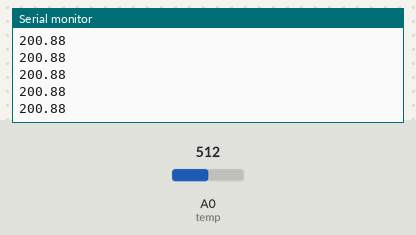
This sketch was run on a simulated Arduino Uno, built with avr-gcc and run on an emulated ATmega328P. Shown: the last lines printed to the serial monitor. The test bench sets the inputs (shaded band); at power-on: A0 (temp) = 512.

Above: at 1.2 s.
1.3 s: A0 (temp) set to 716
At 2.1 s:
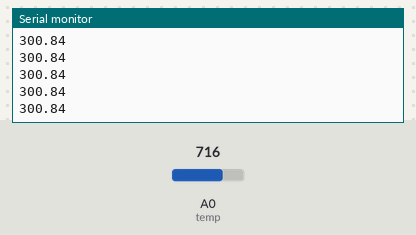
2.8 s: A0 (temp) set to 900
At 3.7 s:
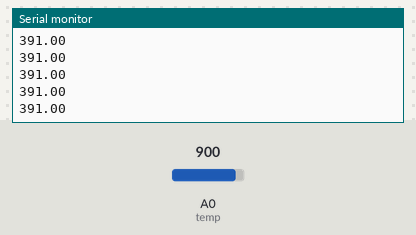
Timing chart, 0 to 5.8 s (numbered marks = the images above; inputs shaded):
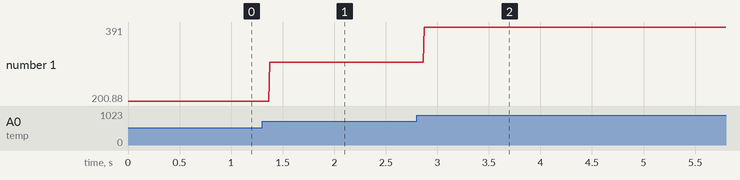

The sketch:

RGB_lab_2.ino
```cpp
#define temp A0

void setup() {
  Serial.begin(9600);
  pinMode(temp, INPUT);


}

/*
  int x;
  double mV;
  double T;
  double ratio = 0.010;
*/

double analogRead_temp(int pin) {
  return (4.9 * analogRead(pin) - 500) / 10;
}

void loop() {

   // x = 0-1024
   // V = 0.00049x
   // T = V/10*10^-3

  /*
   x = analogRead(temp);

   mV = 4.9 * x - 500; // relative to 0 degree
   T = mV/10;
  */

   Serial.println(analogRead_temp(temp));
}
```

Measured:
- after the input at 1.3 s, the serial monitor: prints a new line after 0.07 s (image 1)
- after the input at 2.8 s, the serial monitor: prints a new line after 0.07 s (image 2)
- plotted number 1: 200.88 → 300.84 after the input at 1.3 s, 300.84 → 391 after the input at 2.8 s
